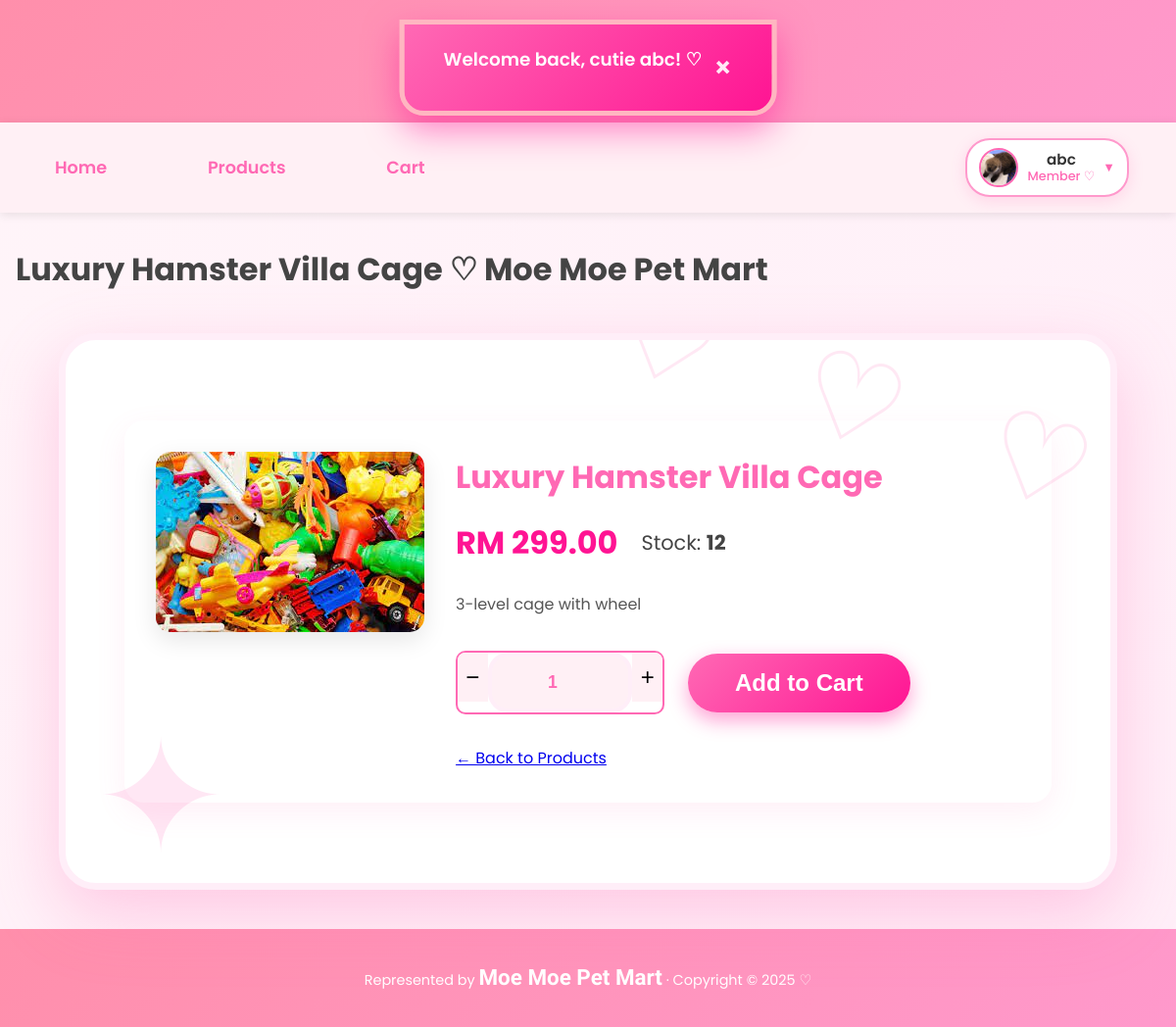
The app's page /member/product_detail.php?id=2 (signed in), older data.
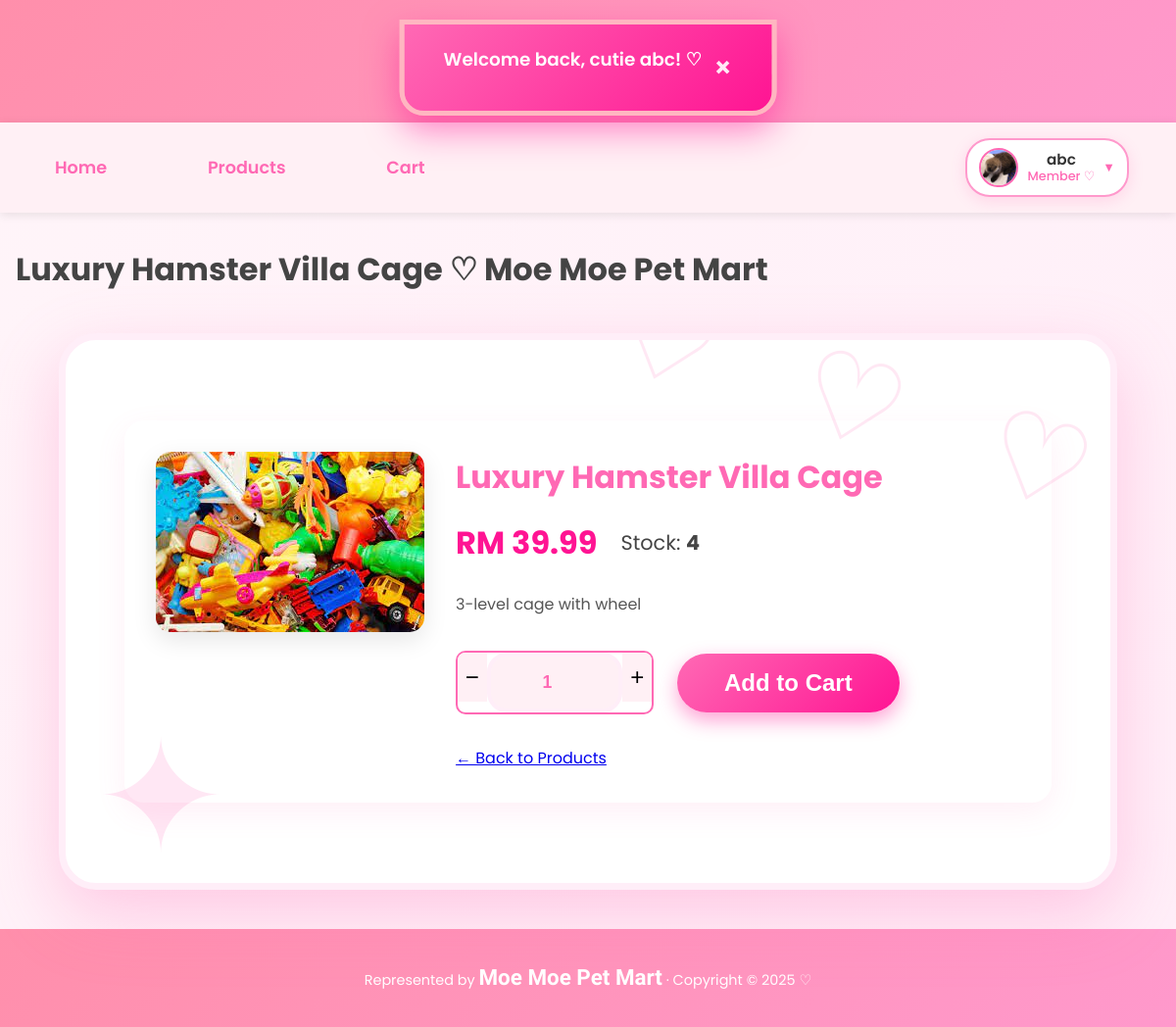
The same page, newer data.
### tables this page shows
CREATE TABLE `product` (
  `product_id` int(11) NOT NULL,
  `product_code` varchar(20) NOT NULL,
  `product_name` varchar(200) NOT NULL,
  `description` text DEFAULT NULL,
  `price` decimal(10,2) NOT NULL,
  `stock_quantity` int(11) DEFAULT 0,
  `category_id` int(11) NOT NULL,
  `is_active` tinyint(1) DEFAULT 1,
  `created_at` datetime DEFAULT current_timestamp(),
  `updated_at` datetime DEFAULT current_timestamp() ON UPDATE current_timestamp(),
  `photo_name` varchar(255) NOT NULL
);

### _base.php (called while the page is built, shortened)
<?php
function temp($key, $value = null) {
    if ($value !== null) {
        $_SESSION["temp_$key"] = $value;
    }
    else {
        $value = $_SESSION["temp_$key"] ?? null;
        return $value;
    }
}
function is_login() {
    return isset($_SESSION['user']) && !empty($_SESSION['user']);
}
function username() {
    return $_SESSION['user'] ?? null;
}
function user_role() {
    return $_SESSION['role'] ?? null;
}
function current_user() {
    global $_db;
    $stm = $_db->prepare("SELECT * FROM users WHERE username = ?");
    $stm->execute([username()]);
    return $stm->fetch();
}
function encode($value) {
    return htmlentities($value);
}

### member/product_detail.php (the view, shortened to what this page needs)
<?php
require '../_base.php';
$id = get('id');
$stm = $_db->prepare("SELECT p.*, c.category_name
                     FROM product p
                     JOIN category c ON p.category_id = c.category_id
                     WHERE p.product_id = ? AND p.is_active = 1");
$stm->execute([$id]);
$product = $stm->fetch();
$_title = encode($product->product_name) . ' ♡ Moe Moe Pet Mart';
include '../_head.php';
?>
<div class="container">
    <div class="product-detail-shopee">
        <div class="product-image">
            <?php if ($product->photo_name): ?>
                <img src="/admin/uploads/products/<?= encode($product->photo_name) ?>"
                     alt="<?= encode($product->product_name) ?>">
            <?php else: ?>
                <div class="no-image">No Image ♡</div>
            <?php endif; ?>
        </div>
        <div class="product-info">
            <h1><?= encode($product->product_name) ?></h1>
            <div class="price-stock">
                <div class="price">RM <?= number_format($product->price, 2) ?></div>
                <div class="stock">Stock: <strong><?= $product->stock_quantity ?></strong></div>
            </div>
            <?php if ($product->description): ?>
                <div class="description">
                    <?= nl2br(encode($product->description)) ?>
                </div>
            <?php endif; ?>
            <?php if ($product->stock_quantity > 0): ?>
                <div class="add-to-cart-section">
                    <div class="quantity-box">
                        <button type="button" class="qty-btn minus" <?= $product->stock_quantity <= 1 ? 'disabled' : '' ?>>−</button>
                        <input type="number" class="qty-input" value="1" min="1" max="<?= $product->stock_quantity ?>" readonly>
                        <button type="button" class="qty-btn plus" <?= $product->stock_quantity <= 1 ? 'disabled' : '' ?>>+</button>
                    </div>
                    <button class="btn-add-to-cart"
                            data-id="<?= $product->product_id ?>"
                            data-name="<?= encode($product->product_name) ?>"
                            data-price="<?= $product->price ?>"
                            data-max="<?= $product->stock_quantity ?>">
                        <span class="cart-icon">Add to Cart</span>
                    </button>
                </div>
            <?php else: ?>
                <div class="out-of-stock">Out of Stock~</div>
            <?php endif; ?>
            <div class="back-link">
                <a href="products.php">← Back to Products</a>
            </div>
        </div>
    </div>
</div>
<?php include '../_foot.php'; ?>

### _head.php (shortened to what this page needs)
<?php
    require_once '_base.php';
?>
<!DOCTYPE html>
<html lang="en">
<head>
    <link rel="stylesheet" href="/css/app.css">
    <link rel="stylesheet" href="https://unpkg.com/dropzone@5/dist/min/dropzone.min.css">
</head>
<body data-flash="<?= encode(temp('info')) ?>">
    <div id="moe-flash"></div>
    <header>
        <h1><a href="/">MoeMoepet Mart</a></h1>
    </header>
    <nav>
    <div class="nav-left">
    <a href="/">Home</a>
    <a href="/member/products.php">Products</a>
    <a href="/member/cart.php" class="cart-link">
        Cart
    </a>
    </div>
    <div class="nav-right">
        <?php if (is_login()):
            $user = current_user();
            $displayName = encode(username());
            $roleText    = user_role() === 'admin' ? 'Admin ♛' : 'Member ♡';
            $avatar = !empty($user->profile_pic) ? '/' . $user->profile_pic : '/images/default-avatar.png';
        ?>
            <div class="user-menu">
                <div class="user-info" tabindex="0">
                    <img src="<?= $avatar ?>" alt="<?= $displayName ?>" class="user-avatar">
                    <div class="user-details">
                        <div class="user-name"><?= $displayName ?></div>
                        <div class="user-role"><?= $roleText ?></div>
                    </div>
                    <span class="dropdown-arrow">▼</span>
                </div>
            </div>
        <?php else: ?>
            <a href="/login.php" class="btn-login">Login</a>
        <?php endif; ?>
    </div>
</nav>
    <main>
        <h1><?= $_title ?? 'Untitled' ?></h1>

Row changes from the older to the newer data that the page shows:
changed product "Luxury Hamster Villa Cage ♡ Moe Moe Pet Mart": price "299.00" → "39.99"; stock_quantity "12" → "4"
